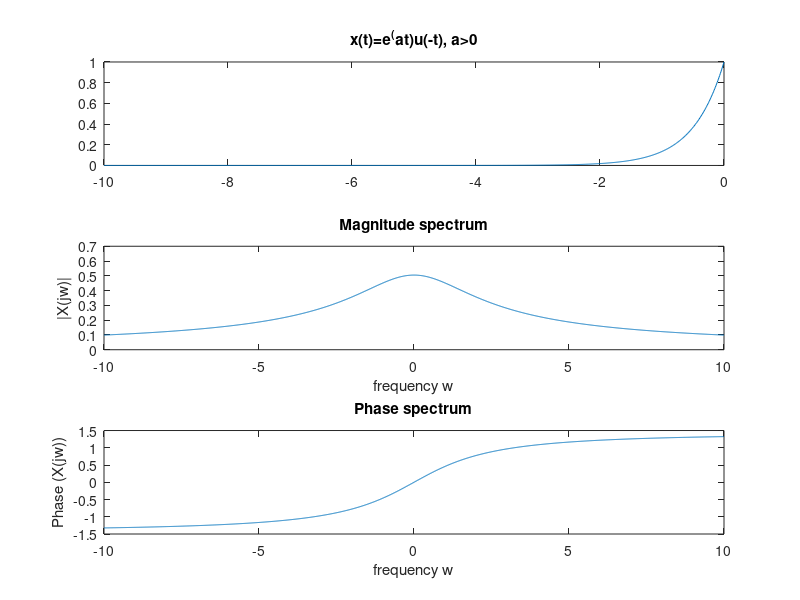

The MATLAB script that drew this image: (Note: this script raises an error after producing the figure.)
%Q2)

%a)
t=0:0.01:10;
 x=exp(-2*t);
 w=-10:0.01:10;
 for j=1:length(w)
Xjw(j)=(sum(x.*exp(-i*w(j)*t)))*0.01;
       end
 %plot x(t)
 subplot(311);
 plot(t,x);
 title('x(t)=e^(at)u(-t), a>0');
 %plot magnitude spectrum
 subplot(312);
 plot(w,abs(Xjw));
 title('Magnitude spectrum');
 xlabel('frequency w');
 ylabel('|X(jw)|');
 %plot phase spectrum
 subplot(313);
 plot(w,angle(Xjw));
 title('Phase spectrum');
 xlabel('frequency w');
 ylabel('Phase (X(jw))');
 
% b)
 
  t=-10:0.01:0;
 x=exp(2*t);
 w=-10:0.01:10;
 for j=1:length(w)
Xjw(j)=(sum(x.*exp(-i*w(j)*t)))*0.01;
       end
 %plot x(t)
 subplot(311);
 plot(t,x);
 title('x(t)=e^(at)u(-t), a>0');
 %plot magnitude spectrum
 subplot(312);
 plot(w,abs(Xjw));
 title('Magnitude spectrum');
 xlabel('frequency w');
 ylabel('|X(jw)|');
 %plot phase spectrum
 subplot(313);
 plot(w,angle(Xjw));
 title('Phase spectrum');
 xlabel('frequency w');
 ylabel('Phase (X(jw))');

%(c)
t=0:1/100:10-1/100;
x= ((0.5).^t).*heaviside(t);
y=fft(x);
disp(y);
m=abs(y);
y(m<1e-6) =0;
p= unwrap(angle(y));
f= (0:length(y)-1)*100/length(y);

subplot(2,1,1)
plot(f,m)
title('Magnitude')
ax=gca;
ax.XTick=[15 40 60 85];
 
subplot(2,1,2)
plot(f,p*180/pi)
title('Phase')
ax=gca;
ax.XTick = [15 40 60 85];



%(d)
t=-(10-1/50):1/50:0;
%taking a as 0.5
x=-((0.5).^t).*heaviside(-t-1);
y=fft(x);
disp(y);
m=abs(y);
y(m<1e-6)=0;
p=unwrap(angle(y));
f=(0:length(y)-1)*100/length(y);

subplot(2,1,1)
plot(f,m);
title('Magnitude')
ax=gca;
ax.XTick=[15 40 60 85];
 
subplot(2,1,2)
plot(f,p*180/pi)
title('Phase');
ax=gca;
ax.XTick=[15 40 60 85];


